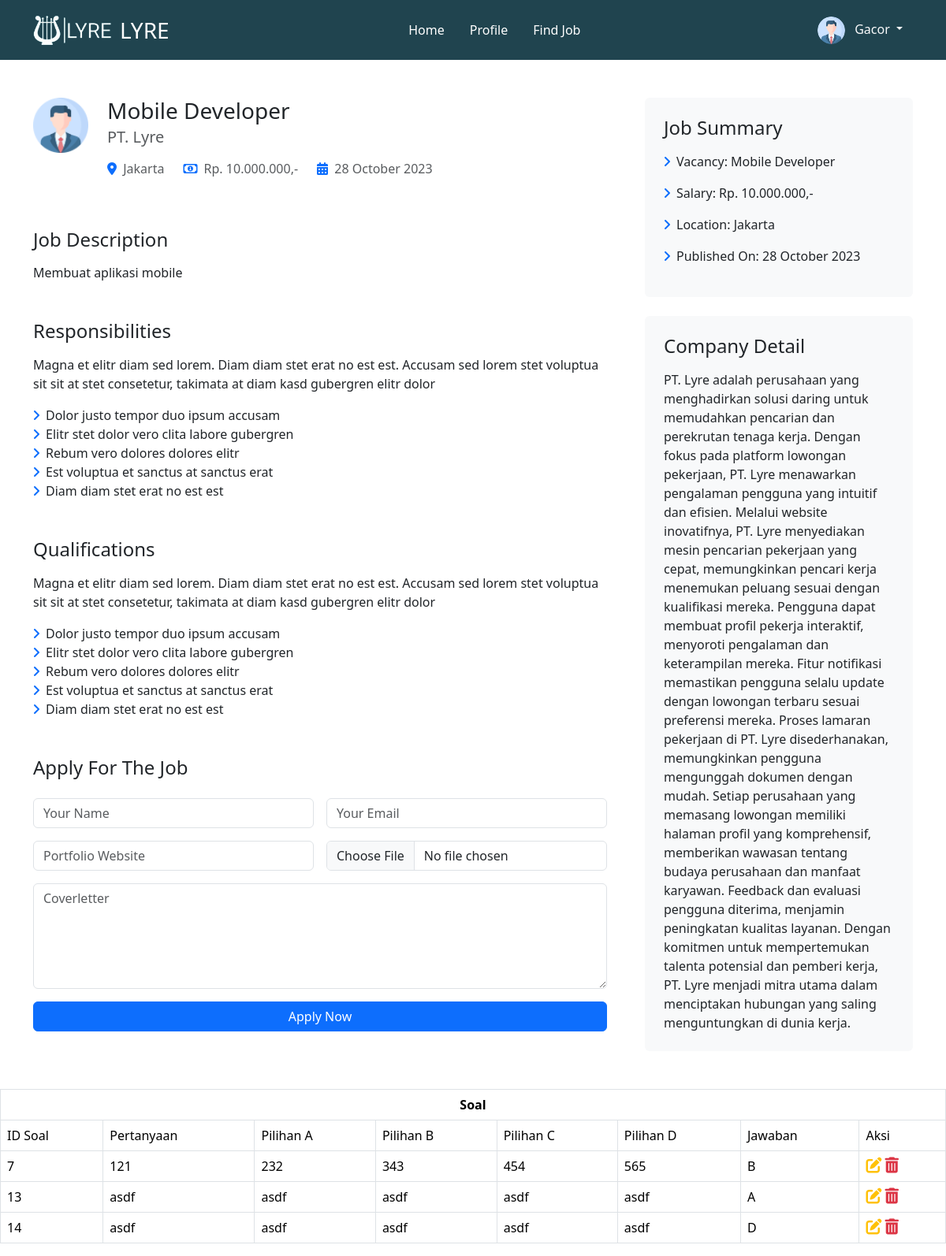
Page /detail_lowongan.php?id_lowongan=1 (signed in) on the committed database.
### tables this page shows
CREATE TABLE `lowongan_pekerjaan` (
  `id_lowongan` int(11) NOT NULL,
  `id_perusahaan` int(11) DEFAULT NULL,
  `posisi` varchar(50) DEFAULT NULL,
  `departemen` varchar(50) NOT NULL,
  `deskripsi_pekerjaan` varchar(255) DEFAULT NULL,
  `gaji` int(20) DEFAULT NULL,
  `lokasi_pekerjaan` varchar(50) DEFAULT NULL,
  `tanggal_posting` date DEFAULT NULL
);

CREATE TABLE `perusahaan` (
  `id_perusahaan` int(11) NOT NULL,
  `nama_perusahaan` varchar(50) DEFAULT NULL,
  `email_perusahaan` varchar(50) DEFAULT NULL,
  `password` varchar(50) DEFAULT NULL,
  `nomor_telepon` varchar(20) DEFAULT NULL,
  `alamat_perusahaan` varchar(100) DEFAULT NULL,
  `deskripsi_perusahaan` mediumtext DEFAULT NULL,
  `status_akun` varchar(20) DEFAULT NULL,
  `kuota` int(5) DEFAULT NULL
);

CREATE TABLE `soal` (
  `id_soal` int(11) NOT NULL,
  `id_lowongan` int(11) DEFAULT NULL,
  `pertanyaan` varchar(255) DEFAULT NULL,
  `pilihan_a` varchar(45) DEFAULT NULL,
  `pilihan_b` varchar(45) DEFAULT NULL,
  `pilihan_c` varchar(45) DEFAULT NULL,
  `pilihan_d` varchar(45) DEFAULT NULL,
  `jawaban` varchar(1) DEFAULT NULL
);

### detail_lowongan.php (the view, shortened to what this page needs)
<?php
include 'navbar.php';
$id_lowongan = $_GET['id_lowongan'];
$sql = $koneksiPdo->prepare("SELECT lp.*, p.* FROM lowongan_pekerjaan lp
                            INNER JOIN perusahaan p ON lp.id_perusahaan = p.id_perusahaan
                            WHERE lp.id_lowongan = $id_lowongan");
$sql->execute();
$data = $sql->fetch();
$sql1 = $koneksiPdo->prepare("SELECT * FROM soal where id_lowongan = '$id_lowongan'");
$sql1->execute();
?>
<!DOCTYPE html>
<html lang="en">
<head>
</head>
<body>
    <div class="container-xxl py-5">
        <div class="container">
            <div class="row gy-5 gx-md-5">
                <div class="col-lg-8">
                    <div class="d-flex align-items-top mb-5">
                        <?php
                        $profilePicture = isset($_SESSION['company']['foto_perusahaan']) ? 'assets/img/' . $_SESSION['company']['foto_perusahaan'] : 'assets/img/profile.png';
                        ?>
                        <img class="flex-shrink-0 img-fluid rounded me-4" src="<?php echo $profilePicture ?>"
                            alt="Company Logo" style="width: 70px; height: 70px;">
                        <div>
                            <h3 class="mb-1">
                                <?php echo $data['posisi']; ?>
                            </h3>
                            <h5 class="text-muted mb-3">
                                <?php echo $data['nama_perusahaan']; ?>
                            </h5>
                            <div class="text-muted d-md-flex">
                                <p class="me-4"><i class="fa fa-map-marker-alt text-primary me-1"></i>
                                    <?php echo $data['lokasi_pekerjaan']; ?>
                                </p>
                                <p class="me-4"><i class="far fa-money-bill-alt text-primary me-1"></i>
                                    <?php
                                    $harga = $data['gaji'];
                                    $harga_format = number_format($harga, 0, ",", ".");
                                    echo "Rp. " . $harga_format . ",-"; ?>
                                </p>
                                <p><i class="fa-solid fa-calendar-days text-primary me-1"></i>
                                    <?php
                                    $tanggal_posting = date("j F Y", strtotime($data['tanggal_posting']));
                                    echo $tanggal_posting ?>
                                </p>
                            </div>
                        </div>
                    </div>
                    <div class="mb-5">
                        <h4 class="mb-3">Job Description</h4>
                        <p>
                            <?php echo $data['deskripsi_pekerjaan']; ?>
                        </p>
                    </div>
                    <div class="mb-5">
                        <h4 class="mb-3">Responsibilities</h4>
                        <p>Magna et elitr diam sed lorem. Diam diam stet erat no est est. Accusam sed lorem stet
                            voluptua sit sit at stet consetetur, takimata at diam kasd gubergren elitr dolor</p>
                        <ul class="list-unstyled">
                            <li><i class="fa fa-angle-right text-primary me-2"></i>Dolor justo tempor duo ipsum accusam
                            </li>
                            <li><i class="fa fa-angle-right text-primary me-2"></i>Elitr stet dolor vero clita labore
                                gubergren</li>
                            <li><i class="fa fa-angle-right text-primary me-2"></i>Rebum vero dolores dolores elitr</li>
                            <li><i class="fa fa-angle-right text-primary me-2"></i>Est voluptua et sanctus at sanctus
                                erat</li>
                            <li><i class="fa fa-angle-right text-primary me-2"></i>Diam diam stet erat no est est</li>
                        </ul>
                    </div>
                    <div class="mb-5">
                        <h4 class="mb-3">Qualifications</h4>
                        <p>Magna et elitr diam sed lorem. Diam diam stet erat no est est. Accusam sed lorem stet
                            voluptua sit sit at stet consetetur, takimata at diam kasd gubergren elitr dolor</p>
                        <ul class="list-unstyled">
                            <li><i class="fa fa-angle-right text-primary me-2"></i>Dolor justo tempor duo ipsum accusam
                            </li>
                            <li><i class="fa fa-angle-right text-primary me-2"></i>Elitr stet dolor vero clita labore
                                gubergren</li>
                            <li><i class="fa fa-angle-right text-primary me-2"></i>Rebum vero dolores dolores elitr</li>
                            <li><i class="fa fa-angle-right text-primary me-2"></i>Est voluptua et sanctus at sanctus
                                erat</li>
                            <li><i class="fa fa-angle-right text-primary me-2"></i>Diam diam stet erat no est est</li>
                        </ul>
                    </div>
                    <div>
                        <h4 class="mb-4">Apply For The Job</h4>
                        <form>
                            <div class="row g-3">
                                <div class="col-12 col-sm-6">
                                    <input type="text" class="form-control" placeholder="Your Name">
                                </div>
                                <div class="col-12 col-sm-6">
                                    <input type="email" class="form-control" placeholder="Your Email">
                                </div>
                                <div class="col-12 col-sm-6">
                                    <input type="text" class="form-control" placeholder="Portfolio Website">
                                </div>
                                <div class="col-12 col-sm-6">
                                    <input type="file" class="form-control bg-white">
                                </div>
                                <div class="col-12">
                                    <textarea class="form-control" rows="5" placeholder="Coverletter"></textarea>
                                </div>
                                <div class="col-12">
                                    <button class="btn btn-primary w-100" type="submit">Apply Now</button>
                                </div>
                            </div>
                        </form>
                    </div>
                </div>
                <div class="col-lg-4">
                    <div class="bg-light rounded p-4 mb-4">
                        <h4 class="mb-3">Job Summary</h4>
                        <p><i class="fa fa-angle-right text-primary me-2"></i>Vacancy:
                            <?php echo $data['posisi']; ?>
                        </p>
                        <p><i class="fa fa-angle-right text-primary me-2"></i>Salary:
                            <?php
                            echo "Rp. " . $harga_format . ",-"; ?>
                        </p>
                        <p><i class="fa fa-angle-right text-primary me-2"></i>Location:
                            <?php echo $data['lokasi_pekerjaan']; ?>
                        </p>
                        <p><i class="fa fa-angle-right text-primary me-2"></i>Published On:
                            <?php echo $tanggal_posting ?>
                        </p>
                    </div>
                    <div class="bg-light rounded p-4">
                        <h4 class="mb-3">Company Detail</h4>
                        <p class="m-0">
                            <?php echo $data['deskripsi_perusahaan']; ?>
                        </p>
                    </div>
                </div>
            </div>
        </div>
    </div>
    <?php
    $cekSoal = $koneksiPdo->prepare("SELECT count(*) from soal where id_lowongan = '$id_lowongan'");
    $cekSoal->execute();
    $count = $cekSoal->fetchColumn();
    if ($count > 0) {
        ?>
        <table class="table table-bordered">
            <tr>
                <th colspan=8>
                    <center> Soal
                </th>
            </tr>
            <tr>
                <td> ID Soal </td>
                <td> Pertanyaan </td>
                <td> Pilihan A </td>
                <td> Pilihan B </td>
                <td> Pilihan C </td>
                <td> Pilihan D </td>
                <td> Jawaban </td>
                <td> Aksi </td>
            </tr>
            <?php while ($dataSoal = $sql1->fetch()) { ?>
                <tr>
                    <td>
                        <?php echo $dataSoal['id_soal']; ?>
                    </td>
                    <td>
                        <?php echo $dataSoal['pertanyaan']; ?>
                    </td>
                    <td>
                        <?php echo $dataSoal['pilihan_a']; ?>
                    </td>
                    <td>
                        <?php echo $dataSoal['pilihan_b']; ?>
                    </td>
                    <td>
                        <?php echo $dataSoal['pilihan_c']; ?>
                    </td>
                    <td>
                        <?php echo $dataSoal['pilihan_d']; ?>
                    </td>
                    <td>
                        <?php echo $dataSoal['jawaban']; ?>
                    </td>
                    <td> <a href="soal_ubah.php?id_pertanyaan=<?php echo $dataSoal['id_soal']; ?>" class="edit" title="Edit"
                            data-toggle="tooltip"><i class="fas fa-edit text-warning fs-5"></i></a>
                        <a href="soal_hapus.php?id_pertanyaan=<?php echo $dataSoal['id_soal']; ?>" class="delete" title="Delete"
                            data-toggle="tooltip"><i class="fas fa-trash-alt text-danger fs-5"></i></a>
                    </td>
                </tr>
            <?php }
    } ?>
</body>
</html>

### rows in the picture
lowongan_pekerjaan: posisi "Mobile Developer", id_perusahaan.nama_perusahaan "PT. Lyre", lokasi_pekerjaan "Jakarta", gaji "10.000.000", tanggal_posting "28 October 2023", deskripsi_pekerjaan "Membuat aplikasi mobile", id_perusahaan.deskripsi_perusahaan "PT. Lyre adalah perusahaan yang menghadirkan solusi daring untuk memudahkan pencarian dan perekrutan tenaga kerja. Dengan fokus pada platform lowongan pekerjaan, PT. Lyre menawarkan pengalaman pengguna yang intuitif dan efisien. Melalui website inovatifnya, PT. Lyre menyediakan mesin pencarian pekerjaan yang cepat, memungkinkan pencari kerja menemukan peluang sesuai dengan kualifikasi mereka. Pengguna dapat membuat profil pekerja interaktif, menyoroti pengalaman dan keterampilan mereka. Fitur notifikasi memastikan pengguna selalu update dengan lowongan terbaru sesuai preferensi mereka. Proses lamaran pekerjaan di PT. Lyre disederhanakan, memungkinkan pengguna mengunggah dokumen dengan…"
soal: id_soal "7", pertanyaan "121", pilihan_a "232", pilihan_b "343", pilihan_c "454", pilihan_d "565", jawaban "B"
soal: id_soal "13", pertanyaan "asdf", pilihan_a "asdf", pilihan_b "asdf", pilihan_c "asdf", pilihan_d "asdf", jawaban "A"
soal: id_soal "14", pertanyaan "asdf", pilihan_a "asdf", pilihan_b "asdf", pilihan_c "asdf", pilihan_d "asdf", jawaban "D"

### other values in the picture
$_SESSION['user']['nama'] "Gacor"
